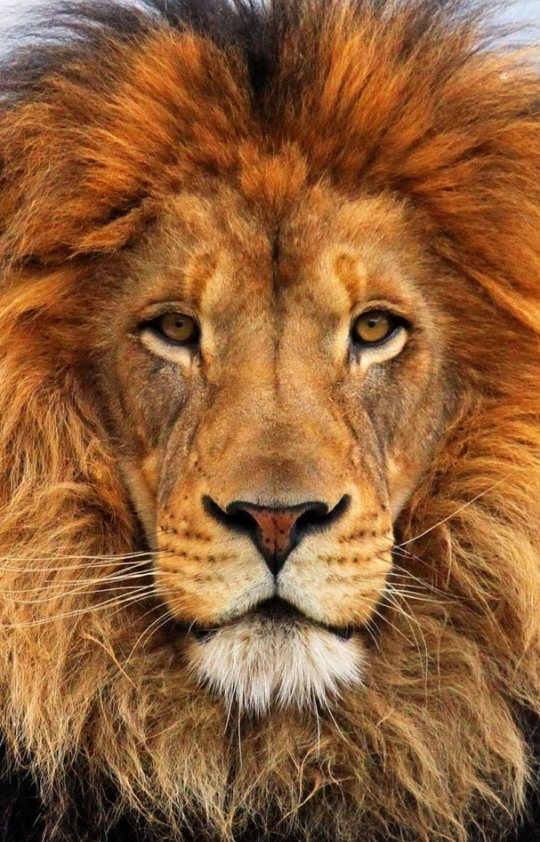
#> input picture assignment-22/Merge Images/1.jpg, 1080 x 1684 px (shown at 1/2 size)
$ python 'photo morphing.py'
#> lines starting #> are read from the running program, lines starting #| are printed output that depends on the picture
import cv2
import numpy as np

img1 = cv2.imread("1.jpg" ,0)
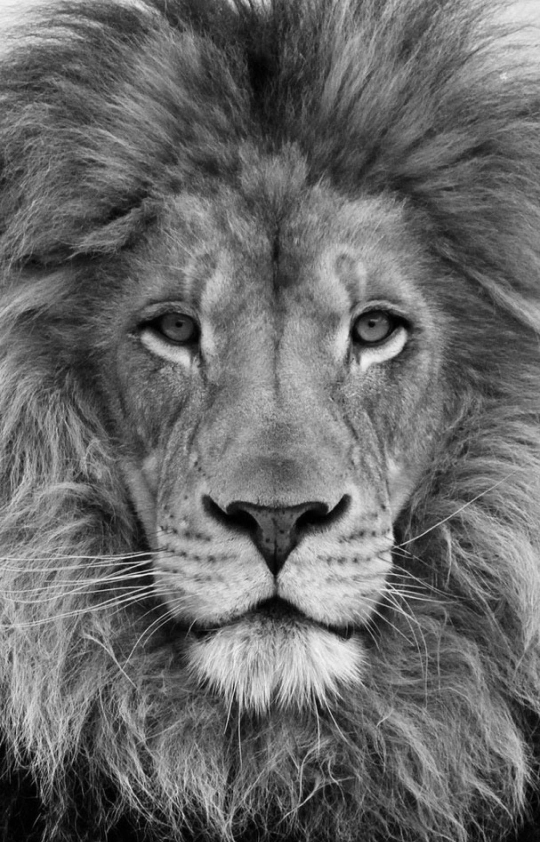
#> img1: shape (1684, 1080) (shown at 1/2 size); min 0, max 252, mean 105.1
img2 = cv2.imread("2.jpg" ,0)
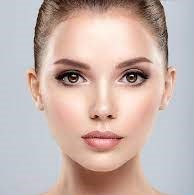
#> input picture assignment-22/Merge Images/2.jpg, 194 x 195 px
#> img2: shape (195, 194); min 0, max 247, mean 185.2

img1= cv2.resize(img1 ,(500,580))
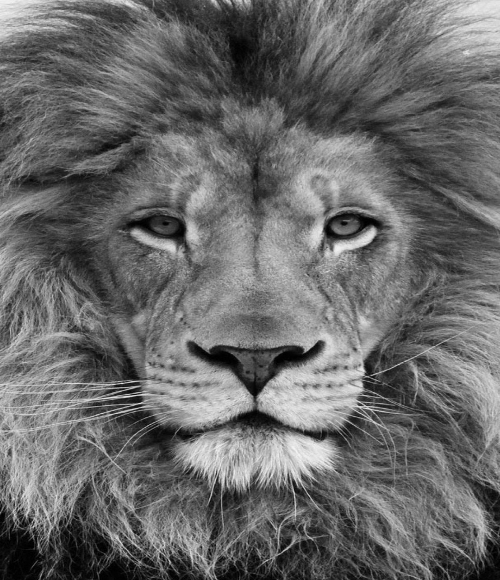
#> img1: shape (580, 500); min 0, max 243, mean 105
img2= cv2.resize(img2 ,(500,580))
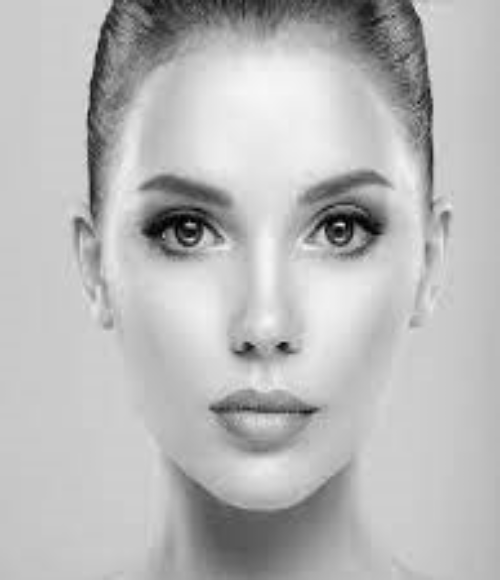
#> img2: shape (580, 500); min 0, max 247, mean 185.1

result1 =  img2//4 + img1//2
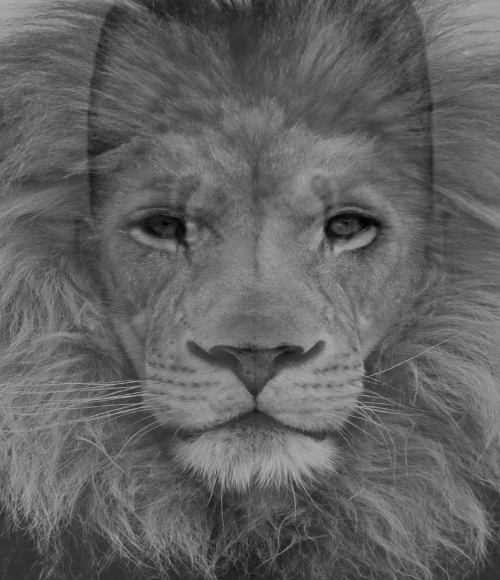
#> result1: shape (580, 500); min 1, max 173, mean 98.1
result2 = img1//4 + img2//2
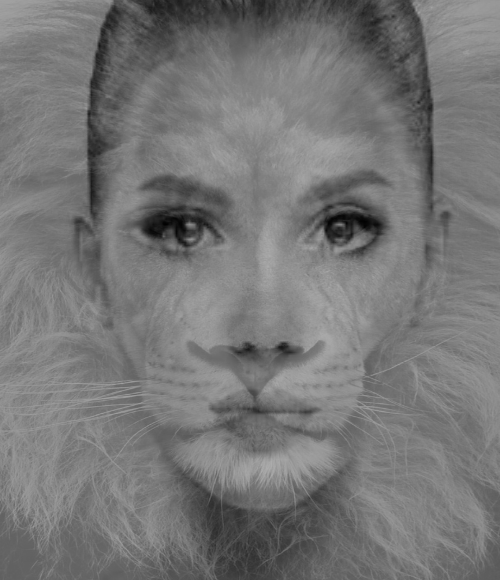
#> result2: shape (580, 500); min 1, max 172, mean 118.2

cv2.imwrite('Output1.jpg',result1)
cv2.imwrite('Output2.jpg',result2)

result = np.zeros((580,2000), dtype ="uint8")
result[0:580,0:500]= img1
result[0:580,500:1000] = result1
result[0:580,1000:1500]= result2
result[0:580,1500:2000] = img2
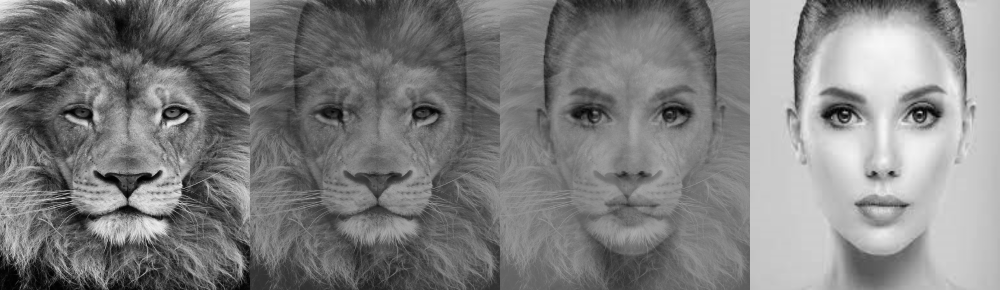
#> result: shape (580, 2000) (shown at 1/2 size); min 0, max 247, mean 126.6

cv2.imwrite('Output.jpg',result)
cv2.imshow('Output',result)

cv2.waitKey()
